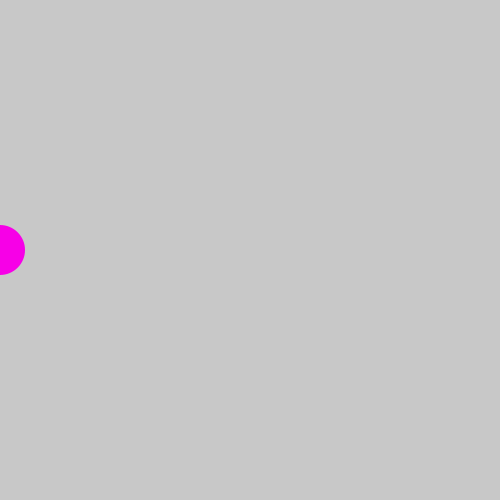
Frame 1 (no input)
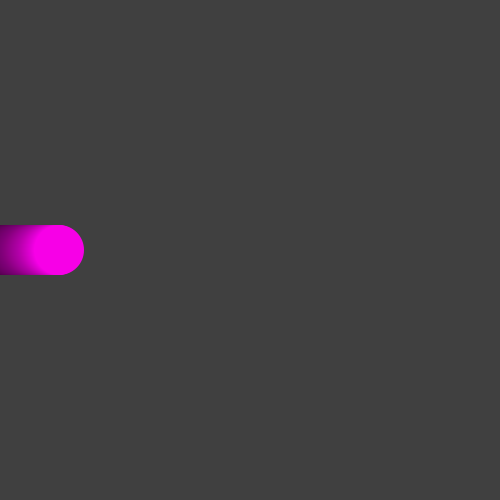
Frame 60 (the mouse pressed at the canvas centre just before this capture)
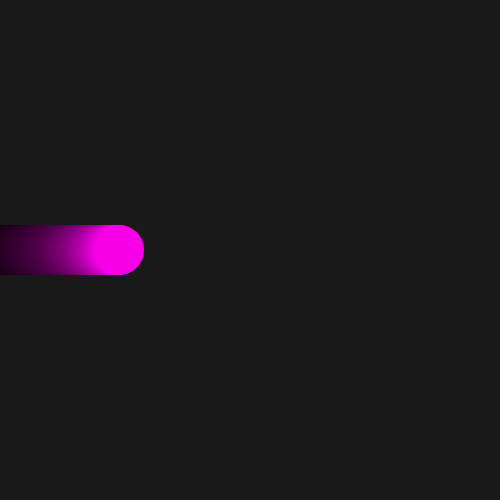
Frame 120 (the mouse held since frame 60 and released just before this capture)

The Processing sketch that drew these frames (run headless with seeded random() and noise(); from frame 60 on, the mouse is pressed at the canvas centre):

// Processing sketch: trails
// ── trails.pde
color magenta = #F700E7;
float xPosition = 0;
float xDirection = 1;

void setup() {
  size(500, 500);
  noStroke();
}

void draw() {
  //millis keeps counting up, so we just hop along for the ride but range between 0 and 255
  fill(0, 0, 0, 5);
  rect(0, 0, width, height);
  fill(magenta);  
  ellipse(xPosition, height/2, 50, 50);
  xPosition = xPosition + xDirection;
  if (xPosition < 0 || xPosition > width) {
    xDirection *= -1;
  }
}
